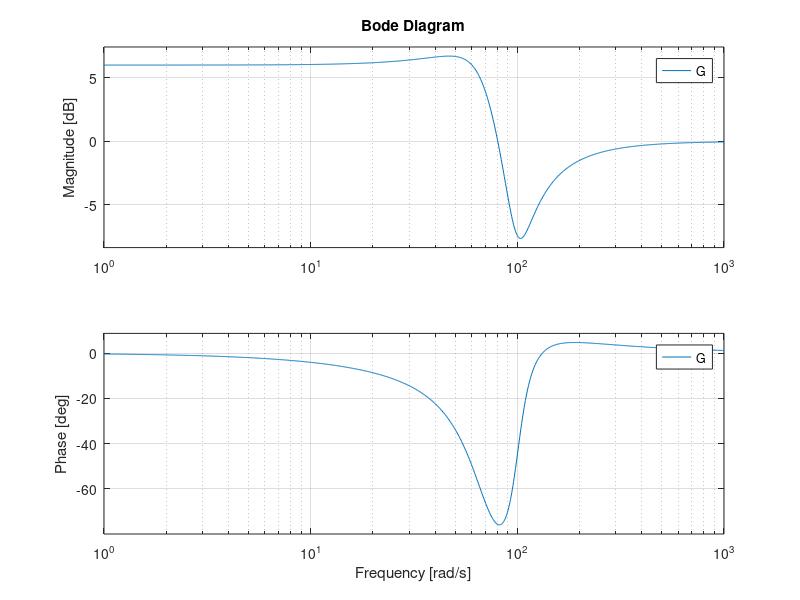

MATLAB code to generate this figure:
clc, clear
close all
depth = 0.6;
width = 50;
fre = 100;

e = depth;
T = width;
f = fre;

a = [1, e * T, f^2];
b = [1, T, f^2 * 0.5];

G = tf(a, b);
bode(G);
grid on